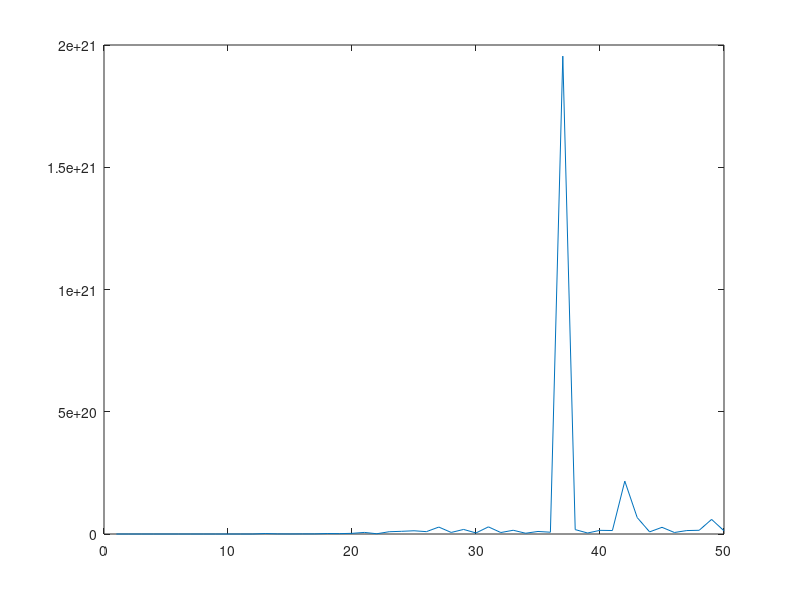

This figure's MATLAB source:
%% Q1
c = zeros(1,50);
for N = 1:50
   n=repmat(1:N,N,1);
   m=n';
   H=1./(n+m-1);
   c(N) = cond(H);
end
plot(c)
%% Q2
N = 300;
a = zeros(1, N); a(1) = 1;
for i = 2:N/2
    if a(i)==0
        a(2*i:i:N) = 1;
    end
end
p = find(a==0);